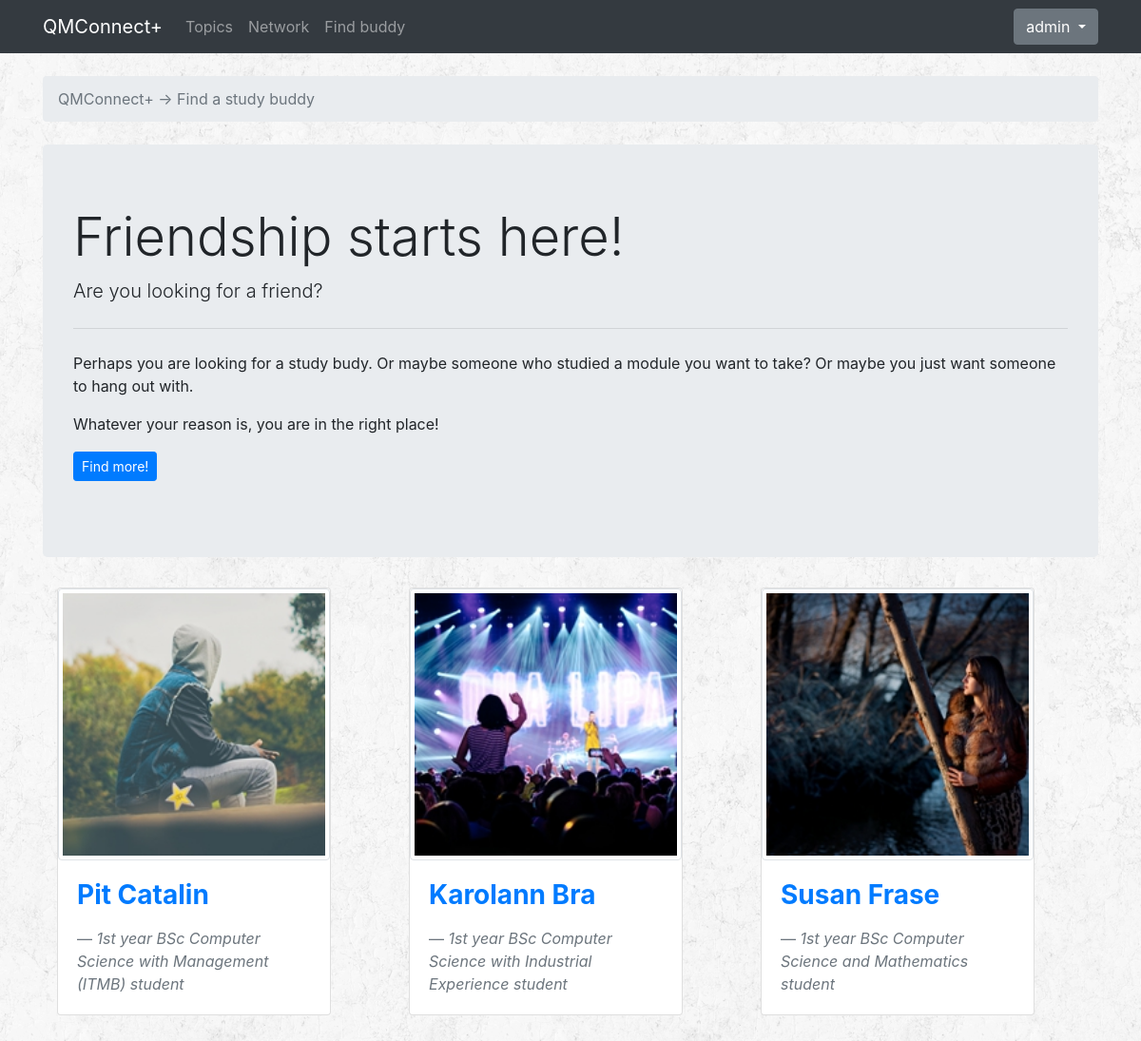
Page /buddy/ (signed in) on the committed database.
### accounts/models.py (models this page shows, shortened)
class Profile(models.Model):
    YEAR = (
        ('1', '1st year'),
        ('2', '2nd year'),
        ('3', '3rd year'),
    )
    SUBJECT = (
        ('BCS', 'BSc Computer Science'),
        ('BCSM', 'BSc Computer Science and Mathematics'),
        ('BCSIE', 'BSc Computer Science with Industrial Experience'),
        ('BCSWM', 'BSc Computer Science with Management (ITMB)'),
    )
    user = models.OneToOneField(User, on_delete=models.CASCADE)
    dob = models.DateField(auto_now=False, auto_now_add=False)
    image = models.ImageField(upload_to='profile_images', default='')
    universityYear = models.CharField(choices=YEAR, max_length=1, default='')
    subject = models.CharField(choices=SUBJECT, max_length=5, default='')
    module = models.ManyToManyField(Module)
    interest = models.ManyToManyField(Interest)
    message = models.ManyToManyField('self', blank=True, symmetrical=False, through="Message")

### accounts/views.py (the view)
# urls.py: path('buddy/', accounts_views.studybuddy, name='studybuddy'),
@login_required
def studybuddy(request):
    users = User.objects.all().exclude(username='admin')
    currentUser = Profile.objects.get(user=request.user)
    '''
    retrieve all the users that have common interests and modules with currentUser
    '''
    common_interests = Profile.objects.filter(interest__in=currentUser.interest.all()).exclude(id=currentUser.id)
    common_modules = Profile.objects.filter(module__in=currentUser.module.all()).exclude(id=currentUser.id)
    common_interests_counter = Counter(common_interests)
    common_modules_counter = Counter(common_modules)
    related_users_counter = (common_modules_counter + common_interests_counter)
    related_users_counter = related_users_counter.most_common(10)
    related_users = [user for user,count in related_users_counter]
    return render(request, 'buddy.html', {'related_users': related_users})

### templates/buddy.html (shortened to what this page needs)
{% extends 'base.html' %}
{% block breadcrumb %}
<li class="breadcrumb-item active">QMConnect+ -> Find a study buddy</li>
{% endblock %}
{% block content %}
<div class="jumbotron">
  <h1 class="display-4">Friendship starts here!</h1>
  <p class="lead">Are you looking for a friend? </p>
  <hr class="my-4">
  <p>Perhaps you are looking for a study budy. Or maybe someone who studied a module you want to take? Or maybe you just want someone to hang out with.</p>
  <p>Whatever your reason is, you are in the right place!</p>
  <p class="lead">
    <a class="btn btn-primary btn-sm" href="#" role="button" data-toggle="modal" data-target="#information">Find more!</a>
  </p>
</div>
<div class="container">
  <div class="row bottom-padding">
    {% for user in related_users %}
        {% if user.universityYear == request.user.profile.universityYear %}
          <div class="col-md-4 bottom-padding">
            <div class="card" style="width: 18rem;">
              <img src="/profile_images/{{user.image}}" class="img-thumbnail" alt="...">
              <div class="card-body">
                <h3 class="card-title"><strong><a href="{% url 'qa:profile' user.user.pk %}">{{user.user.get_full_name}}</a></strong></h3>
                <blockquote class="blockquote mb-0">
                  <footer class="blockquote-footer"><cite>{{user.get_universityYear_display}} {{user.get_subject_display}} student</cite></footer>
                </blockquote>
              </div>
          </div>
          </div>
        {% endif %}
    {% endfor %}
  </div>
</div>
{% endblock content %}

### templates/base.html (shortened to what this page needs)
{% load static %}
<!DOCTYPE html>
<html>
<head>
  <link rel="stylesheet" href="{% static 'css/bootstrap.min.css' %}">
  <link rel="stylesheet" href="{% static 'css/style.css' %}">
</head>
<body>
  {% block body %}
  <nav class="navbar navbar-expand-lg navbar-dark bg-dark">
    <div class="container">
      <a class="navbar-brand" href="{% url 'qa:latest' %}">QMConnect+</a>
      <div class="collapse navbar-collapse" id="mainMenu">
        <ul class="navbar-nav mr-auto">
          <li class="nav-item">
            <a class="nav-link" href="{% url 'qa:home' %}">Topics</a>
          </li>
          <li class="nav-item">
            <a class="nav-link" href="{% url 'qa:network' %}">Network</a>
          </li>
          {% if user.is_authenticated %}
            <li class="nav-item">
              <a class="nav-link" href="{% url 'qa:studybuddy' %}">Find buddy</a>
            </li>
          {% endif %}
        </ul>
        {% if user.is_authenticated %}
        <ul class="navbar-nav ml-auto">
          <li class="nav-item dropdown">
            <a class="btn btn-secondary dropdown-toggle" href="#" id="userMenu" data-toggle="dropdown" aria-haspopup="true" aria-expanded="false"> {{ request.user }} </a>
          </li>
        </ul>
        {% else %}
        <form class="form-inline ml-auto">
          <a href="{% url 'login' %}" class="btn btn-outline-secondary">Log in</a>
          <a href="{% url 'register' %}" class="btn btn-primary ml-2">Register</a>
        </form>
        {% endif %}
      </div>
    </div>
  </nav>
  <div class="container">
    <ol class="breadcrumb my-4">
      {% block breadcrumb %}
      {% endblock %}
    </ol>
    {% block content %}
    {% endblock %}
  </div>
  {% endblock body %}
</body>
</html>

### static/css/style.css (style rules this page uses)
body { background-image: url(../images/rockywall.png); }
.bottom-padding { padding-bottom: 50px; }

### rows in the picture
Profile: image (picture), user.get_full_name "Pit Catalin", universityYear "1st year", subject "BSc Computer Science with Management (ITMB)"
Profile: image (picture), user.get_full_name "Karolann Bra", universityYear "1st year", subject "BSc Computer Science with Industrial Experience"
Profile: image (picture), user.get_full_name "Susan Frase", universityYear "1st year", subject "BSc Computer Science and Mathematics"

### other values in the picture
{{ request.user }} "admin"
